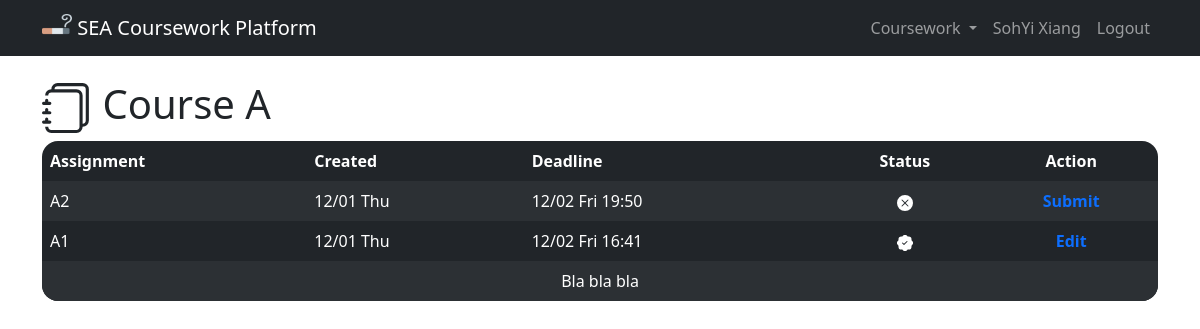
The page /coursework/5 (signed in) on the database its author committed.
### coursework/models.py (models this page shows)
class User(AbstractUser):
    STATUS = (
        ("Student", "Student"),
        ("Teaching Assistant", "Teaching Assistant"),
        ("Teacher", "Teacher")
    )
    status = models.CharField(
        max_length=18,
        choices=STATUS,
        default="Student"
    )
    is_email_verified = models.BooleanField(default=False)

class Coursework(models.Model):
    course = models.OneToOneField(
        Course,
        on_delete=models.PROTECT,
        unique=True,
        related_name="coursework_name"
    )
    taken_person = models.ManyToManyField(
        User,
        blank=True,
        related_name="coursework_taken"
    )
    def __str__(self):
        return self.course.name
    class Meta:
        ordering = ["course"]

class Course(models.Model):
    name = models.CharField(max_length=60)
    def __str__(self):
        return self.name
    class Meta:
        ordering = ["name"]

class Assignment(models.Model):
    coursework = models.ForeignKey(
        Coursework,
        on_delete=models.PROTECT,
        related_name="assignment"
    )
    title = models.CharField(max_length=128)
    created_on = models.DateTimeField(auto_now_add=True)
    deadline = models.DateTimeField()
    def __str__(self):
        return self.title
    class Meta:
        ordering = ["coursework", "-created_on"]

### coursework/views.py (the view)
@login_required
def coursework_view(request, coursework_id):
    coursework = Coursework.objects.get(pk=int(coursework_id))
    if request.user in coursework.taken_person.all():
        return render(request, "coursework/coursework_view.html", {
            "coursework": coursework
        })
    else:
        messages.error(
            request, "You haven't join this coursework!"
        )
        return HttpResponseRedirect(reverse("index"))

### coursework/templates/coursework/coursework_view.html (shortened to what this page needs)
{% extends "coursework/layout.html" %}
{% block body %}
<h1>
  {{ coursework }}
</h1>
<table class="table table-dark table-striped table-hover table-borderless">
  <thead>
    <tr>
      <th scope="col">Assignment</th>
      <th scope="col">Created</th>
      <th scope="col">Deadline</th>
      <th scope="col" class="text-center">Status</th>
      <th scope="col" class="text-center">Action</th>
    </tr>
  </thead>
  <tbody>
    {% for assignment in coursework.assignment.all %}
    <tr>
      <td>{{ assignment }}</td>
      <td>{{ assignment.created_on|date:'n/d D' }}</td>
      <td>{{ assignment.deadline|date:'n/d D G:i' }}</td>
      <td class="text-center">
      </td>
      <td class="text-center">
        {% if assignment.status.all %}
        <a href="{% url 'edit_assignment' coursework.id assignment.id %}" class="text-decoration-none fw-bold">
          Edit
        </a>
        {% else %}
        <a href="{% url 'assignment_view' coursework.id assignment.id %}" class="text-decoration-none fw-bold">
          Submit
        </a>
        {% endif %}
      </td>
    </tr>
    {% empty %}
    <tr>
      <td colspan="5">No assignment at the moment...</td>
    </tr>
    {% endfor %}
    <tr>
      <td colspan="5" style="text-align:center">
        {% if not user.status == "Student" %}
        <a href="{% url 'create_assignment' coursework.id %}">Create assignment</a>
        {% else %}
        Bla bla bla
        {% endif %}
      </td>
    </tr>
  </tbody>
</table>
{% endblock %}

### coursework/templates/coursework/layout.html (shortened to what this page needs)
{% load static %}
<!DOCTYPE html>
<html lang="en">
<head>
  <link href="https://cdn.jsdelivr.net/npm/bootstrap@5.2.3/dist/css/bootstrap.min.css" rel="stylesheet"
>
  <link rel="stylesheet" href="{% static 'coursework/styles.css' %}">
</head>
<body>
  <nav class="navbar navbar-expand-lg navbar-dark bg-dark fixed-top">
    <div class="container">
      <a class="navbar-brand" href="{% url 'index' %}">
        <img src="{% static 'coursework/favicon.ico' %}" alt="Logo" width="30" height="24"
          class="d-inline-block align-text-top">
        SEA Coursework Platform
      </a>
      <div class="collapse navbar-collapse" id="navbarSupportedContent">
        <ul class="navbar-nav">
          {% if user.is_authenticated %}
          <li class="nav-item dropdown">
            <a class="nav-link dropdown-toggle" href="#" role="button" data-bs-toggle="dropdown" aria-expanded="false">
              Coursework
            </a>
          </li>
          <li class="nav-item"><a class="nav-link" href="#">{{ user.last_name }}{{ user.first_name }}</a></li>
          <li class="nav-item"><a class="nav-link" href="{% url 'logout' %}">Logout</a></li>
          {% else %}
          <li class="nav-item"><a class="nav-link" href="{% url 'register' %}">Register</a></li>
          <li class="nav-item"><a class="nav-link" href="{% url 'login' %}">Login</a></li>
          {% endif %}
        </ul>
      </div>
    </div>
  </nav>
  <div class="container dodge-nav">
    {% block body %}
    {% endblock %}
  </div>
</body>
</html>

### coursework/static/coursework/styles.css (style rules this page uses)
.dodge-nav { margin-top: 5rem; }
th:first-child { border-top-left-radius: 1rem; }
th:last-child { border-top-right-radius: 1rem; }
tr:last-child td:first-child { border-bottom-left-radius: 1rem; }
tr:last-child td:last-child { border-bottom-right-radius: 1rem; }

### rows shown on the page
User: last_name "Soh", first_name "Yi Xiang"
Coursework: course.name "Course A"
Assignment: title "A2", created_on "12/01 Thu", deadline "12/02 Fri 19:50", shows "Submit"
Assignment: title "A1", created_on "12/01 Thu", deadline "12/02 Fri 16:41", shows "Edit"
